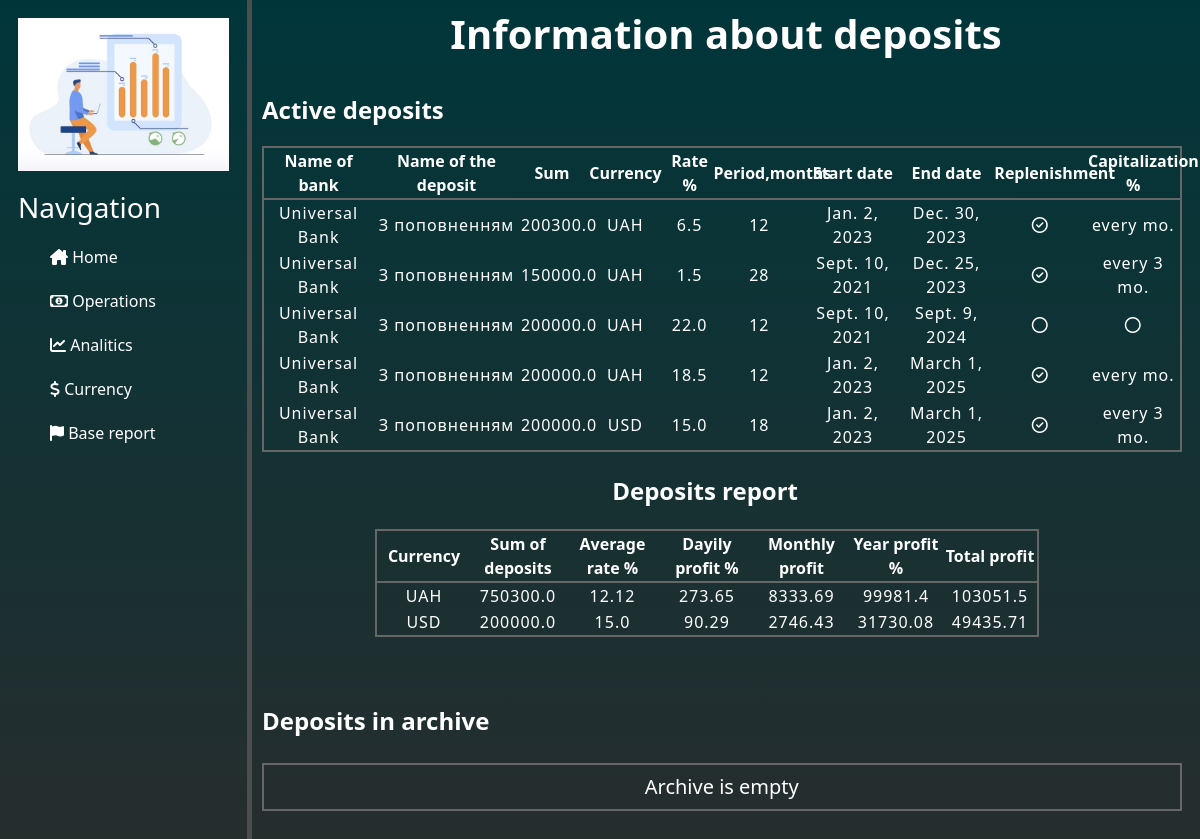
Screenshot of /deposits/general_information_on_deposits with the database file from the repository.
### deposits/models.py (models this page shows)
class Deposits(BaseTableForProducts):
    class Meta:
        db_table = 'deposits'
    bank = models.CharField(max_length=30)  # Назва банку
    add_deposit = models.CharField(null=False, blank=False, max_length=30, choices=select_confirm)
    auto_capitalization = models.IntegerField(null=False, blank=False, choices=select_auto_capitalization)
    terminate_deposit = models.CharField(null=False, blank=False, max_length=30, choices=select_confirm)

class DepositsIndicators(BaseTableForIndicators):
    class Meta:
        db_table = 'deposits_indicators'
    deposit = models.ForeignKey(Deposits, on_delete=models.CASCADE, related_name='deposits_indicators')

### deposits/views.py (the view)
# urls.py: path('general_information_on_deposits', views.general_information_on_deposits, name='general_information_on_deposits'),
def general_information_on_deposits(request):
    active_deposits = Deposits.objects.filter(end_date__gt=date.today())
    grouped_active_deposits = grouping(active_deposits)
    deposits_in_archive = Deposits.objects.filter(end_date__lt=date.today())
    grouped_archive_deposits = grouping(deposits_in_archive)
    if grouped_active_deposits != 'list is empty':
        report_active_deposits = calculate_indicators('deposits', grouped_active_deposits)
    else:
        report_active_deposits = grouped_active_deposits  # поверне 'list is empty'
    if grouped_archive_deposits != 'list is empty':
        report_archive_deposits = calculate_indicators('deposits', grouped_archive_deposits)
    else:
        report_archive_deposits = grouped_archive_deposits  # поверне 'list is empty'
    return render(request, 'deposits/general_information_on_deposits.html',
                  {'grouped_active_deposits': grouped_active_deposits,
                   'grouped_archive_deposits': grouped_archive_deposits,
                   'report_active_deposits': report_active_deposits,
                   'report_archive_deposits': report_archive_deposits
                   })

### utils/general/general_functions.py (called while the page is built)
def grouping(incoming_data):
    group_uah = []
    group_usd = []
    group_eur = []
    group_pln = []
    group_chf = []
    group_gbp = []
    for element in incoming_data:
        if element.currency == 'UAH':
            group_uah.append(element)
        if element.currency == 'USD':
            group_usd.append(element)
        if element.currency == 'EUR':
            group_eur.append(element)
        if element.currency == 'PLN':
            group_pln.append(element)
        if element.currency == 'CHF':
            group_chf.append(element)
        if element.currency == 'GBP':
            group_gbp.append(element)
    if group_uah or group_usd or group_eur or group_pln or group_chf or group_gbp:
        return [group_uah, group_usd, group_eur, group_pln, group_chf, group_gbp]
    else:
        return 'list is empty'

### deposits/templates/deposits/general_information_on_deposits.html (shortened to what this page needs)
{% extends 'main/layout.html' %}
{% block content %}
    {% if grouped_active_deposits != 'list is empty'%}
        <div class="block_information_about_deposits">
            <div class="title">
                <h1><b> Information about deposits </b></h1>
            </div>
            <div class="title_active_deposits">
                <h4><b> Active deposits </b></h4>
            </div>
            <div class="block_active_deposits">
                <table class="table_for_deposits">
                    <tr>
                        <th scope="col">Name of bank</th>
                        <th scope="col">Name of the deposit</th>
                        <th>Sum </th>
                        <th>Currency</th>
                        <th>Rate %</th>
                        <th>Period,months</th>
                        <th>Start date</th>
                        <th>End date</th>
                        <th>Replenishment</th>
                        <th>Capitalization %</th>
                    </tr>
                    {% for group in grouped_active_deposits %}
                        {% if group %}
                            {% for deposit in group %}
                                <tr>
                                    <td>{{ deposit.bank }}</td>
                                    <td>{{ deposit.name }}</td>
                                    <td>{{ deposit.sum }} </td>
                                    <td>{{ deposit.currency }} </td>
                                    <td>{{ deposit.rate }}</td>
                                    <td>{{ deposit.period }}</td>
                                    <td>{{ deposit.start_date }} </td>
                                    <td>{{ deposit.end_date }} </td>
                                    {% if deposit.add_deposit == 'apply' %}
                                        <td><i class="fa-regular fa-circle-check"></i></td>
                                    {% else %}
                                        <td><i class="fa-regular fa-circle"></i></td>
                                    {% endif %}
                                    {% if deposit.auto_capitalization == 4 %}
                                        <td> every 3 mo. </td>
                                    {% endif %}
                                    {% if deposit.auto_capitalization == 12 %}
                                        <td> every mo. </td>
                                    {% endif %}
                                    {% if deposit.auto_capitalization == 0 %}
                                        <td><i class="fa-regular fa-circle"></i></td>
                                    {% endif %}
                                </tr>
                            {% endfor %}
                        {% endif %}
                    {% endfor %}
                </table>
            </div>
        </div>
    {% else %}
        <div class="block_empty_deposits">
            <h4><b>Active deposits</b></h4>
            <h5>You have no active deposits</h5>
        </div>
    {% endif %}
    <div class="block_deposits_report">
        {% if report_active_deposits != 'list is empty' %}
            <div class="title_deposits_report">
                <h4><b> Deposits report </b></h4>
            </div>
            <div class="block_table_deposits_report">
                <table class="table_deposits_report">
                    <tr>
                        <th> Currency </th>
                        <th> Sum of deposits </th>
                        <th> Average rate % </th>
                        <th> Dayily profit % </th>
                        <th> Monthly profit </th>
                        <th> Year profit % </th>
                        <th> Total profit </th>
                    </tr>
                    {% for indicator in report_active_deposits %}
                        <tr>
                            <td> {{ indicator.currency }}</td>
                            <td> {{ indicator.calc_sum }}</td>
                            <td> {{ indicator.average_rate }}</td>
                            <td> {{ indicator.dayily_profit }}</td>
                            <td> {{ indicator.monthly_profit }}</td>
                            <td> {{ indicator.year_profit }}</td>
                            <td> {{ indicator.total_profit }}</td>
                        </tr>
                    {% endfor %}
                </table>
            </div>
        {% endif %}
    </div>
    <div class="block_deposits_in_archive">
        <h4><b>Deposits in archive</b></h4>
        {% if grouped_archive_deposits != 'list is empty' %}
            <div class="block_active_deposits">
                <table class="table_for_deposits">
                    <tr>
                        <th scope="col">Name of bank</th>
                        <th scope="col">Name of the deposit</th>
                        <th>Sum </th>
                        <th>Currency</th>
                        <th>Rate %</th>
                        <th>Period in months</th>
                        <th>Start date</th>
                        <th>End date</th>
                        <th>Replenishment</th>
                        <th>Capitalization %</th>
                    </tr>
                    {% for group in grouped_archive_deposits %}
                        {% if group %}
                            {% for deposit in group %}
                                <tr>
                                    <td>{{ deposit.bank }}</td>
                                    <td>{{ deposit.name }}</td>
                                    <td>{{ deposit.sum }} </td>
                                    <td>{{ deposit.currency }} </td>
                                    <td>{{ deposit.rate }}</td>
                                    <td>{{ deposit.period }}</td>
                                    <td>{{ deposit.start_date }} </td>
                                    <td>{{ deposit.end_date }} </td>
                                    {% if deposit.add_deposit == 'apply' %}
                                        <td><i class="fa-regular fa-circle-check"></i></td>
                                    {% else %}
                                        <td><i class="fa-regular fa-circle"></i></td>
                                    {% endif %}
                                    {% if deposit.auto_capitalization == 1 %}
                                        <td> once a year </td>
                                    {% endif %}
                                    {% if deposit.auto_capitalization == 2 %}
                                        <td> every 6 mo. </td>
                                    {% endif %}
                                    {% if deposit.auto_capitalization == 4 %}
                                        <td> every 3 mo. </td>
                                    {% endif %}
                                    {% if deposit.auto_capitalization == 12 %}
                                        <td> every mo. </td>
                                    {% endif %}
                                    {% if deposit.auto_capitalization == 0 %}
                                        <td><i class="fa-regular fa-circle"></i></td>
                                    {% endif %}
                                </tr>
                            {% endfor %}
                        {% endif %}
                    {% endfor %}
                </table>
            </div>
        {% else %}
            <h5> Archive is empty </h5>
        {% endif %}
    </div>
{% endblock %}

### main/static/main/css/home.css (style rules this page uses)
body { background: linear-gradient(#00363a,#2c2c2c); color: white; }

### operations/static/operations/css/operations.css (style rules this page uses)
.title { text-align: center; padding: 10px; }
.block_information_about_deposits { display: flex; flex-direction: column; }
.title_active_deposits { margin-left: 10px; margin-top: 20px; }
.table_for_deposits { table-layout: fixed; margin-left: 10px; margin-top: 13px; margin-right: 10px; width: 97%; border: 2px solid #666666; }
.table_for_deposits td { text-align: center; letter-spacing: 1px; }
.table_for_deposits th { text-align: center; border: #666666; border-bottom: 2px solid #666666; }
.table_for_deposits th:nth-child(1) { width: 12% }
.table_for_deposits th:nth-child(2) { width: 16% }
.table_for_deposits th:nth-child(3) { width: 7% }
.table_for_deposits th:nth-child(4) { width: 9% }
.table_for_deposits th:nth-child(5) { width: 5% }
.table_for_deposits td:nth-child(1) { width: 12% }
.table_for_deposits td:nth-child(2) { width: 16% }
.table_for_deposits td:nth-child(3) { width: 7% }
.table_for_deposits td:nth-child(4) { width: 9% }
.table_for_deposits td:nth-child(5) { width: 5% }
.table_for_deposits td:nth-child(6) { width: 5% }
.table_for_deposits td:nth-child(7) { width: 10% }
.table_for_deposits td:nth-child(8) { width: 10% }
.table_for_deposits td:nth-child(9) { width: 11% }
.table_for_deposits td:nth-child(10) { width: 11%; }
.block_deposits_report { display: flex; flex-direction: column; }
.title_deposits_report { margin-left: 38%; margin-top: 25px; }
.table_deposits_report { table-layout: fixed; margin-left: 13%; margin-top: 15px; margin-right: 10px; width: 70%; border: 2px solid #666666; }
.table_deposits_report th { text-align: center; border: #666666; border-bottom: 2px solid #666666; }
.table_deposits_report td { text-align: center; letter-spacing: 1px; }
.table_deposits_report td { letter-spacing: 1px; }
.table_deposits_report th:nth-child(1) { text-align: center; }
.table_deposits_report td:nth-child(1) { width: 25%; text-align: center; }
.table_deposits_report td:nth-child(2) { width: 25%; text-align: center; }
.table_deposits_report td:nth-child(3) { width: 25%; text-align: center; }
.table_deposits_report td:nth-child(4) { width: 25%; text-align: center; }
.block_deposits_in_archive { margin-top: 70px; display: flex; flex-direction: column; }
.block_deposits_in_archive h5 { text-align: center; border : 2px solid #666666; width : 97%; margin-top: 20px; margin-left: 10px; padding: 10px 10px; }
.block_deposits_in_archive h4, .block_deposits_in_archive h5 { margin-left: 10px; }

### rows the page displays
Deposits: bank "Universal Bank", name "З поповненням", sum "200300.0", currency "UAH", rate "6.5", period "12", start_date "Jan. 2, 2023", end_date "Dec. 30, 2023", add_deposit "apply" (drawn), auto_capitalization "every mo."
Deposits: bank "Universal Bank", name "З поповненням", sum "150000.0", currency "UAH", rate "1.5", period "28", start_date "Sept. 10, 2021", end_date "Dec. 25, 2023", add_deposit "apply" (drawn), auto_capitalization "every 3 mo."
Deposits: bank "Universal Bank", name "З поповненням", sum "200000.0", currency "UAH", rate "22.0", period "12", start_date "Sept. 10, 2021", end_date "Sept. 9, 2024", add_deposit "not apply" (drawn), auto_capitalization 0 (drawn)
Deposits: bank "Universal Bank", name "З поповненням", sum "200000.0", currency "UAH", rate "18.5", period "12", start_date "Jan. 2, 2023", end_date "March 1, 2025", add_deposit "apply" (drawn), auto_capitalization "every mo.", currency "UAH"
Deposits: bank "Universal Bank", name "З поповненням", sum "200000.0", currency "USD", rate "15.0", period "18", start_date "Jan. 2, 2023", end_date "March 1, 2025", add_deposit "apply" (drawn), auto_capitalization "every 3 mo."
DepositsIndicators: currency "USD", calc_sum "200000.0", average_rate "15.0", dayily_profit "90.29", monthly_profit "2746.43", year_profit "31730.08", total_profit "49435.71"

### other values shown
{{ indicator.calc_sum }} "750300.0"
{{ indicator.average_rate }} "12.12"
{{ indicator.dayily_profit }} "273.65"
{{ indicator.monthly_profit }} "8333.69"
{{ indicator.year_profit }} "99981.4"
{{ indicator.total_profit }} "103051.5"
